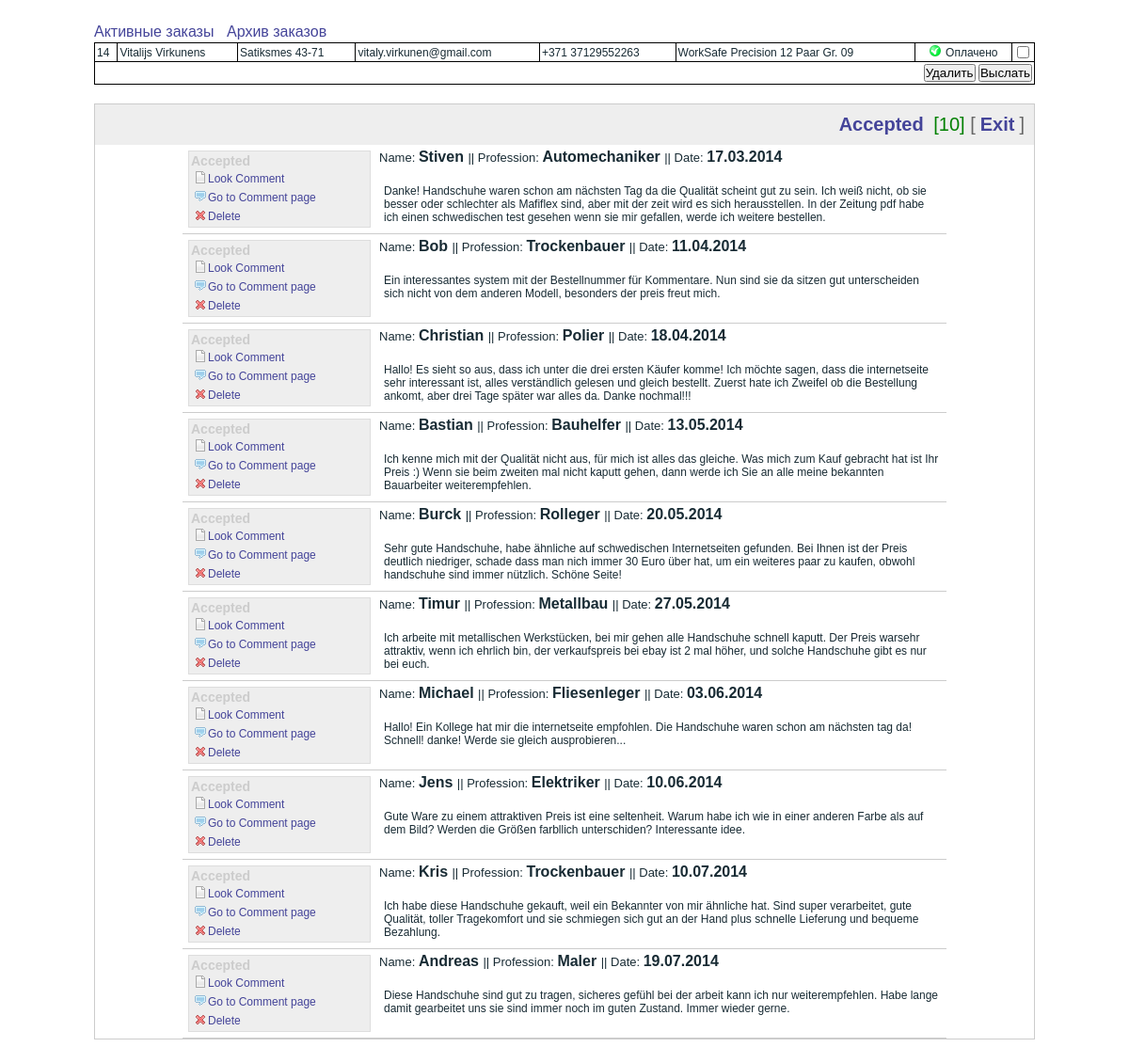
The page /admin/index.php?good (signed in) on the database its author committed.
### tables this page shows
CREATE TABLE IF NOT EXISTS `payments` (
  `id` int(6) NOT NULL AUTO_INCREMENT,
  `name` varchar(50) NOT NULL,
  `address` varchar(150) NOT NULL,
  `zip` int(10) NOT NULL,
  `email` varchar(30) NOT NULL,
  `phone` varchar(30) NOT NULL,
  `item_name` varchar(50) NOT NULL,
  `trid` varchar(30) NOT NULL,
  `status` varchar(20) NOT NULL,
  `archive` tinyint(1) NOT NULL,
  PRIMARY KEY (`id`)
);

CREATE TABLE IF NOT EXISTS `commentsystem` (
  `id` int(4) NOT NULL AUTO_INCREMENT,
  `parent_id` int(4) NOT NULL,
  `url_id` varchar(300) NOT NULL,
  `id_material` varchar(11) NOT NULL,
  `name` varchar(30) NOT NULL,
  `profession` varchar(20) NOT NULL,
  `url` varchar(30) NOT NULL,
  `mail` varchar(60) NOT NULL,
  `text` varchar(500) NOT NULL,
  `date_add` varchar(18) NOT NULL,
  `public` int(1) NOT NULL,
  PRIMARY KEY (`id`)
);

### config.php (called while the page is built, shortened)
<?php
	$db_name="A880513_WorkSafe";
	$c_tab="commentsystem";
?>

### admin/index.php (the view, shortened to what this page needs)
<?php
include('../config.php');
?>
<html>
<head>
<link rel="stylesheet" href="style.css" type="text/css" />
</head>
<body>
<center>
<div id="content">
<?
if($_SESSION['admin_pass']) {
	if ($_GET['q'] == 'archive') {
		$q = 1;
	} else {
		$q = 0;
	}
	$orders = mysql_query("SELECT * FROM payments WHERE archive = ".$q." ORDER BY id DESC");
	if(isset($_GET['good'])){$public=1;}
	elseif(isset($_GET['moderate'])){$public=0;}
	else{$public=0;}
	function countcomments($pub)
	{
		include('../config.php');
		$res = mysql_query("select count(id) from ".$c_tab." where public='".$pub."'", $con);
		$arr = mysql_fetch_array($res, MYSQL_NUM); return $arr[0];
	}
	$res = mysql_query("select * from ".$c_tab." where public='".$public."'", $con) or die ("Error!");
	while($arr = mysql_fetch_array($res, MYSQL_NUM))
	{
		$comments[$arr[0]]['id'] = $arr[0];
		$comments[$arr[0]]['parent_id'] = $arr[1];
		$comments[$arr[0]]['url_id'] = $arr[2];
		$comments[$arr[0]]['id_material'] = $arr[3];
		$comments[$arr[0]]['name'] = $arr[4];
		$comments[$arr[0]]['profession'] = $arr[5];
		$comments[$arr[0]]['url'] = $arr[6];
		$comments[$arr[0]]['mail'] = $arr[7];
		$comments[$arr[0]]['text'] = $arr[8];
		$comments[$arr[0]]['date_add'] = $arr[9];
		$comments[$arr[0]]['public'] = $arr[10];
	}
	?>
	<div id="orders">
		<div style="text-align: left;">
			<a href="?q=actorders" style="display: inline-block; margin-right: 10px; font-size: 16px;">Активные заказы</a>
			<a href="?q=archive" style="font-size: 16px;">Архив заказов</a>
		</div>
		<?php if (mysql_num_rows($orders) != 0): ?>
		<form action="" method="POST">
			<table width="100%" cellpadding="0" cellspacing="0" align="center" class="orders">
				<tbody>
				<?php while ($orders_array = mysql_fetch_assoc($orders)): ?>
				<tr data-id="<?php echo $orders_array['id'] ?>">
					<td><?php echo $orders_array['id'] ?></td>
					<td><?php echo $orders_array['name'] ?></td>
					<td><?php echo $orders_array['address'] ?></td>
					<td><?php echo $orders_array['email'] ?></td>
					<td><?php echo $orders_array['phone'] ?></td>
					<td><?php echo $orders_array['item_name'] ?></td>
					<?php if ($q == 0): ?>
					<?php
						if ($orders_array['status'] == 'Completed') {
							$status = '<img src="img/green-ok.png" alt="" title="" width="12"><span>Оплачено</span>';
						} elseif ($orders_array['status'] == 'Pending') {
							$status = '<img src="img/ec-card.jpg" alt="" title="" width="12"><span>Ожидание</span>';
						} elseif ($orders_array['status'] == 'Refunded') {
							$status = '<img src="img/red-not-ok.png" alt="" title="" width="12"><span>Возврат</span>';
						} elseif ($orders_array['status'] == 'Denied') {
							$status = '<img src="img/red-not-ok.png" alt="" title="" width="12"><span>Отменен</span>';
						} elseif ($orders_array['status'] == 'Failed') {
							$status = '<img src="img/red-not-ok.png" alt="" title="" width="12"><span>Проблемный</span>';
						} else {
							$status = '<p>'.$orders_array['status'].'</p>';
						}
					?>
					<td style="text-align: center;" class="statusbl"><?php echo $status  ?></td>
					<td style="text-align: center;"><input type="checkbox" name="print[<?php echo $orders_array['id'] ?>]" id="print<?php echo $orders_array['id'] ?>" value="<?php echo $orders_array['id'] ?>"></td>
					<?php endif ?>
				</tr>
				<?php endwhile ?>
				<?php if ($q == 0): ?>
				<tr>
					<td colspan="8" style="text-align: right;">
						<input type="submit" name="delete" value="Удалить">
						<input type="submit" name="export" value="Выслать">
					</td>
				</tr>
				<?php endif ?>
				</tbody>
			</table>
		</form>
		<?php else: ?>
		<?php endif ?>
	</div>
	<div class="com">
	<div id="head">
		<? if(countcomments(1)>0): ?><a href="?good">Accepted</a> <font color="green">[<?=countcomments(1)?>]</font><? endif; ?>
	[<a href="?end">Exit</a>]</div>
		<table class="list" cellspacing="0" cellpadding="0">
		<? if(count($comments)>0): ?>
			<? foreach($comments as $item): ?>
			<tr>
				<td class="left"  valign='top'>
					<ul>
						<? if($item['public'] == 0): ?>
						<li><img src="good.gif"/><a href="?good_comment=<?=$item['id']?>">Accept</a></li>
						<? else: ?>
							Accepted
						<? endif; ?>
						<li><img src="material.gif"/><a href="http://<?=$item['url_id']?>" target="_blank">Look Comment</a></li>
						<li><img src="comment.gif"/><a href="http://<?=$item['url_id']?>#<?=$item['id']?>" target="_blank"> Go to Comment page </a></li>
						<li><img src="delete.gif"/><a href="?delete=<?=$item['id']?>" onclick="return confirm('Delete comment?');">Delete</a></li>
					</ul>
				</td>
				<td class="right" valign='top'>
					<div class="title">
                    		Name: <b><?=$item['name']?> </b> ||
                            Profession: <b> <?=$item['profession']?> </b> ||
							Date: <b><?=$item['date_add']?></b>
					</div>
					<div class="text"><br>
						<?=$item['text']?>
					</div>
				</td>
			</tr>
			<? endforeach; ?>
		<? endif; ?>
		</table>
	</div>
<?
}
?>
</div>
</center>
</body>
</html>

### admin/style.css (style rules this page uses)
* { margin: 0; padding: 0; }
* body { font: .8em Arial; line-height: 1.6em; color: #182b34; }
img { border: 0; }
ul, li { list-style:none; }
a { color:#449; font: normal 12px Arial; text-decoration:none; }
#content { width: 1000px; margin: 25px auto; padding:0px; }
#content .com { border:1px solid #ccc; }
#content #head { background:#EEE; padding:10px; text-align:right; font: normal 20px Arial; color:#666; }
#content #head a { font: bold 20px Arial; padding:0px 5px 0px; cursor:pointer; }
#content table.list { border:0; }
#content table.list td.left { width:200px; border-bottom:1px solid #ccc; border-right:0; padding:3px; font-size:14px; color:#CCC; font-weight:bold; }
#content table.list td.left ul { padding:2px; margin:3px; border:1px solid #DDD; background:#EEE; }
#content table.list td.left li { padding:2px; }
#content table.list td.left li img { float:left; }
#content table.list td.right { width:600px; border-bottom:1px solid #ccc; border-right:0; padding:3px; font-size:12px; }
#content table.list td.right div.title { font-size:13px; height:20px; line-height:20px; }
#content table.list td.right div.title b { font-size:16px; }
#content table.list td.right div.text { font-size:12px; margin:5px 5px 2px; }
#orders { margin-bottom: 20px; }
#orders table td, #orders table th { padding: 2px; font-size: 12px; border-bottom: 1px solid #000; border-right: 1px solid #000; }
#orders table tr td:last-child { border-right: none; }
#orders table tr:last-child td { border-bottom: none; }
#orders table { border: 1px solid #000; }
.statusbl img { margin-right: 5px; }

### rows shown on the page
payments: id "14", name "Vitalijs Virkunens", address "Satiksmes 43-71", email "vitaly.virkunen@gmail.com", phone "+371 37129552263", item_name "WorkSafe Precision 12 Paar Gr. 09"
commentsystem: public "Accepted", name "Stiven", profession "Automechaniker", date_add "17.03.2014", text "Danke! Handschuhe waren schon am nächsten Tag da die Qualität scheint gut zu sein. Ich weiß nicht, ob sie besser oder schlechter als Mafiflex sind, aber mit der zeit wird es sich herausstellen. In der Zeitung pdf habe ich einen schwedischen test gesehen wenn sie mir gefallen, werde ich weitere bestellen."
commentsystem: public "Accepted", name "Bob", profession "Trockenbauer", date_add "11.04.2014", text "Ein interessantes system mit der Bestellnummer für Kommentare. Nun sind sie da sitzen gut unterscheiden sich nicht von dem anderen Modell, besonders der preis freut mich."
commentsystem: public "Accepted", name "Christian", profession "Polier", date_add "18.04.2014", text "Hallo! Es sieht so aus, dass ich unter die drei ersten Käufer komme! Ich möchte sagen, dass die internetseite sehr interessant ist, alles verständlich gelesen und gleich bestellt. Zuerst hate ich Zweifel ob die Bestellung ankomt, aber drei Tage später war alles da. Danke nochmal!!!"
commentsystem: public "Accepted", name "Bastian", profession "Bauhelfer", date_add "13.05.2014", text "Ich kenne mich mit der Qualität nicht aus, für mich ist alles das gleiche. Was mich zum Kauf gebracht hat ist Ihr Preis :) Wenn sie beim zweiten mal nicht kaputt gehen, dann werde ich Sie an alle meine bekannten Bauarbeiter weiterempfehlen."
commentsystem: public "Accepted", name "Burck", profession "Rolleger", date_add "20.05.2014", text "Sehr gute Handschuhe, habe ähnliche auf schwedischen Internetseiten gefunden. Bei Ihnen ist der Preis deutlich niedriger, schade dass man nich immer 30 Euro über hat, um ein weiteres paar zu kaufen, obwohl handschuhe sind immer nützlich. Schöne Seite!"
commentsystem: public "Accepted", name "Timur", profession "Metallbau", date_add "27.05.2014", text "Ich arbeite mit metallischen Werkstücken, bei mir gehen alle Handschuhe schnell kaputt. Der Preis warsehr attraktiv, wenn ich ehrlich bin, der verkaufspreis bei ebay ist 2 mal höher, und solche Handschuhe gibt es nur bei euch."
commentsystem: public "Accepted", name "Michael", profession "Fliesenleger", date_add "03.06.2014", text "Hallo! Ein Kollege hat mir die internetseite empfohlen. Die Handschuhe waren schon am nächsten tag da! Schnell! danke! Werde sie gleich ausprobieren..."
commentsystem: public "Accepted", name "Jens", profession "Elektriker", date_add "10.06.2014", text "Gute Ware zu einem attraktiven Preis ist eine seltenheit. Warum habe ich wie in einer anderen Farbe als auf dem Bild? Werden die Größen farbllich unterschiden? Interessante idee."
commentsystem: public "Accepted", name "Kris", profession "Trockenbauer", date_add "10.07.2014", text "Ich habe diese Handschuhe gekauft, weil ein Bekannter von mir ähnliche hat. Sind super verarbeitet, gute Qualität, toller Tragekomfort und sie schmiegen sich gut an der Hand plus schnelle Lieferung und bequeme Bezahlung."
commentsystem: public "Accepted", name "Andreas", profession "Maler", date_add "19.07.2014", text "Diese Handschuhe sind gut zu tragen, sicheres gefühl bei der arbeit kann ich nur weiterempfehlen. Habe lange damit gearbeitet uns sie sind immer noch im guten Zustand. Immer wieder gerne."

### other values the page prints
countcomments(1) "10"
